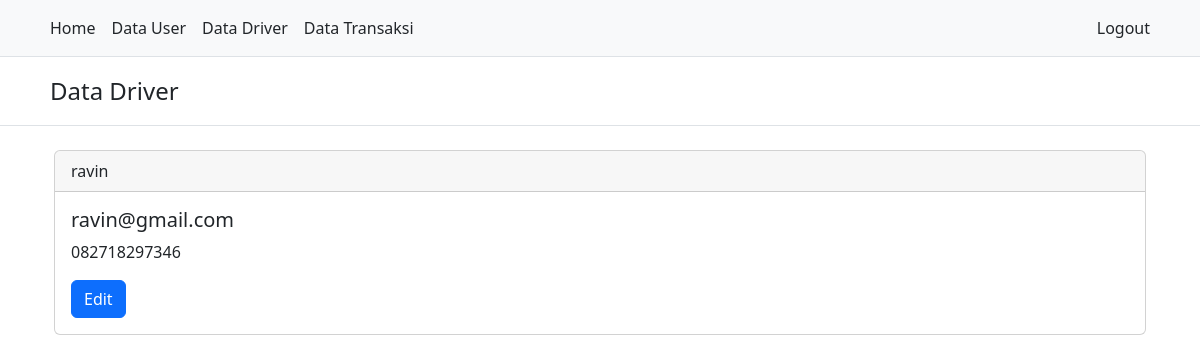
/admin-driver.php (signed in), run on the app's committed database.
### tables this page shows
CREATE TABLE `drivers` (
  `username` varchar(20) NOT NULL,
  `password` varchar(20) NOT NULL,
  `firstname` varchar(20) NOT NULL,
  `lastname` varchar(20) NOT NULL,
  `email` varchar(50) NOT NULL,
  `nohp` char(12) NOT NULL,
  `is_service` tinyint(1) NOT NULL
);

### services/admin/fetch_driver_service.php (called while the page is built)
<?php
require('./services/db_service.php');
try {
  $drivers = mysqli_query($conn, "select * from drivers");
} catch (\Throwable $th) {
  echo "<SCRIPT>alert('Drivers gagal di dapatkan');window.location='./index.php'</SCRIPT>";
  return;
}

### admin-driver.php (the view, shortened to what this page needs)
<?php
require('./components/header.php');
require('./services/admin/fetch_driver_service.php');
?>
<body>
  <?php
  require('./components/navigation.php');
  ?>
  <header class="py-3 mb-4 border-bottom">
    <div class="container">
      <a class="px-2 text-dark text-decoration-none">
        <span class="fs-4">Data Driver</span>
      </a>
    </div>
  </header>
  <div class="container px-4">
    <?php
    foreach ($drivers as $driver) {
      $username = $driver['username'];
      $email = $driver['email'];
      $nohp = $driver['nohp'];
      echo "
      <div class='card mb-2'>
        <div class='card-header'>
          $username
        </div>
        <div class='card-body'>
          <h5 class='card-title'>$email</h5>
          <p class='card-text'>$nohp</p>
          <a href='./admin-driver-edit.php?username=$username' class='btn btn-primary'>Edit</a>
        </div>
      </div>
      ";
    }
    ?>
  </div>
</body>
<?php
require('./components/footer.php');
?>

### data on the page
drivers: username "ravin", email "ravin@gmail.com", nohp "082718297346"
